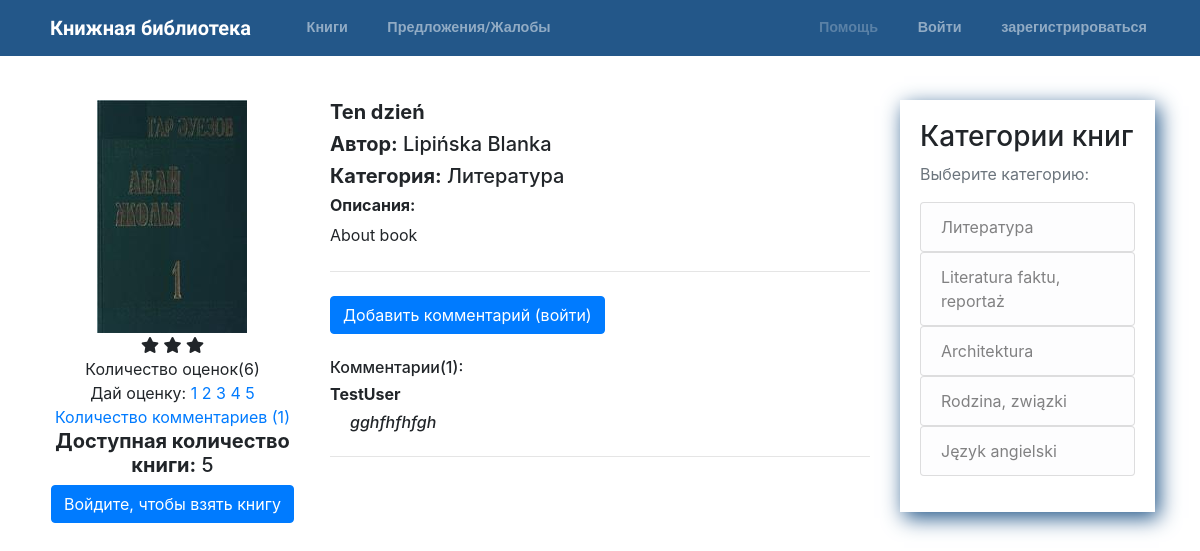
/book/ten-dzien, run on the app's committed database.
### books/models.py (models this page shows, shortened)
class Book(models.Model):
    id = models.BigAutoField(primary_key=True)
    title = models.CharField(max_length=300)
    slug = models.SlugField(unique=True)
    description = models.TextField(max_length=1000, default="About book")
    image = models.ImageField(
        default='default_book.png', upload_to='books_pics')
    author = models.CharField(max_length=100)
    book_amount = models.IntegerField()
    publish_date = models.DateField()
    number_of_pages = models.IntegerField()
    category = models.ForeignKey(Category, on_delete=models.PROTECT)
    last_rating = models.IntegerField(default=0)
    @property
    def actual_rating(self):
        list_of_stars = []
        for star in range(self.last_rating):
            list_of_stars.append(star)
        return list_of_stars

class Category(models.Model):
    id = models.BigAutoField(primary_key=True)
    category = models.CharField(max_length=50)
    slug = models.SlugField(unique=True)
    def __str__(self):
        return self.category
    class Meta:
        verbose_name_plural = "Categories"

class BookComment(models.Model):
    id = models.BigAutoField(primary_key=True)
    book = models.ForeignKey(
        Book, on_delete=models.CASCADE, related_name='comments')
    user = models.ForeignKey(User, on_delete=models.PROTECT)
    text = models.CharField(max_length=300)

### books/views.py (the view, shortened to what this page needs)
class BookDetailView(FormMixin, DetailView):
    model = Book
    form_class = CommentForm
    def get_context_data(self, **kwargs):
        context = super().get_context_data(**kwargs)
        context['form'] = self.get_form()
        context['comments'] = BookComment.objects.filter(
            book=self.object).order_by('-id')
        return context

### books/context_processors.py (called while the page is built)
def categories(request):
    return {
        'categories': Category.objects.all()
    }

### books/templates/books/book_detail.html
{% extends "base.html" %}
{% load crispy_forms_tags %}
{% block content %}
<div class="row">
    <div class="col-md-4 bookDetailLeftSide">
        <img class="bookImage" src="{{ book.image.url }}" alt=""> <br>
        {% if book.actual_rating %}
        {% for rate in book.actual_rating %}
        <span class="fa fa-star checked"></span>
        {% endfor %}
        <br>
        Количество оценок({{ book.reviews.count }})<br>
        {% else %}
        <br>
        <h6>Никто не оценил</h6>
        {% endif %}
        Дай оценку:
        {% if book.slug %}
        <a href="{% url 'rate_book' slug=book.slug rating=1 %}">1</a>
        <a href="{% url 'rate_book' slug=book.slug rating=2 %}">2</a>
        <a href="{% url 'rate_book' slug=book.slug rating=3 %}">3</a>
        <a href="{% url 'rate_book' slug=book.slug rating=4 %}">4</a>
        <a href="{% url 'rate_book' slug=book.slug rating=5 %}">5</a> <br>
            {% else %}
            <p style="color: red;">Invalid slug for this book</p>
            {% endif %}
        <a href="#commentBox">Количество комментариев ({{ book.comments.count }})</a>
        {% if book.book_amount > 0 %}
        <h5><strong>Доступная количество книги:</strong> {{ book.book_amount }}</h5>
        {% if user.is_authenticated %}
        <a href="{% url 'confirm_rent_view' slug=book.slug %}"><button class="btn btn-primary btn-xs">Взять</button></a>
        {% else %}
        <a href="{% url 'confirm_rent_view' slug=book.slug %}"><button class="btn btn-primary btn-xs">Войдите, чтобы взять
            книгу</button></a>
        {% endif %}
        {% else %}
        <h5><strong>Доступная количество книги : </strong>нету</h5>
        {% endif %} <br>
    </div>
    <div class="col-md-8">
        <h5><strong>{{ book.title }}</strong> </h5>
        <h5><strong>Автор:</strong> {{ book.author }}</h5>
        <h5><strong>Категория:</strong> {{ book.category }}</h5>
        <h6><strong>Описания:</strong> </h6>
        <p> {{ book.description }}</p>
        <hr class="my-4">
        <div id="commentBox">
            {% if user.is_authenticated %}
            <form method="post" class="formsWidth">
                {% csrf_token %}
                {{ form|crispy }}
                <button type="submit" class="btn btn-success">Добавить комментарий</button>
            </form>
            {% else %}
            <a href="{% url 'login_to_comment_redirect' slug=book.slug %}"><button class="btn btn-primary btn-xs">Добавить комментарий (войти)</button></a>
            {% endif %}
            {% if comments %}
            <br> <br>
            <h6>Комментарии({{ book.comments.count }}):</h6>
            {% for comment in comments %}
            <div>
                <h6><strong>{{ comment.user.username }}</strong></h6>
                <h6 class="comment_text">{{ comment.text }}</h6>
            </div>
            <hr class="my-4">
            {% endfor %}
            {% else %}
            <h6>Пока без комментариев</h6>
            {% endif %}
        </div>
    </div>
</div>
{% endblock content %}

### templates/base.html (shortened to what this page needs)
{% load static %}
<!DOCTYPE html>
<html lang="en">
<head>
    <link rel="stylesheet" href="{% static 'css/main.css' %}">
    <link rel="stylesheet" href="https://stackpath.bootstrapcdn.com/bootstrap/4.1.3/css/bootstrap.min.css"
>
    <link rel="stylesheet" href="https://cdnjs.cloudflare.com/ajax/libs/font-awesome/4.7.0/css/font-awesome.min.css">
    <link rel="stylesheet" href="https://use.fontawesome.com/releases/v5.4.2/css/all.css"
>
</head>
<header class="site-header">
    <nav class="navbar navbar-expand-md navbar-dark bg-steel fixed-top">
        <div class="container">
            <a class="navbar-brand mr-4" href="{% url 'home' %}"><img style="height:1.4em;" src="{% static 'icons/regal.png' %}"
                    alt=""> Книжная библиотека</a>
            <div class="collapse navbar-collapse" id="navbarToggle">
                <div class="navbar-nav mr-auto">
                    <a class="nav-item nav-link" href="{% url 'books' %}"><img src="{% static 'icons/book.png' %}" alt="">
                        Книги</a>
                    <a class="nav-item nav-link" href="{% url 'contact' %}"><img src="{% static 'icons/message.png' %}"
                        Предложения/Жалобы</a>
                </div>
                <div class="navbar-nav">
                    {% if user.is_authenticated %}
                    <a class="nav-item nav-link" href="{% url 'UserProfile' %}"><img src="{% static 'icons/profile.png' %}"
                            alt="">
                        Ваш аккаунт({{ user.username }})
                    </a>
                    <a class="nav-item nav-link" href="{% url 'logout' %}"><img src="{% static 'icons/logout.png' %}"
                            alt=""> Выйти</a>
                    {% else %}
                    <a class="disabled nav-item nav-link" href=""><img src="{% static 'icons/help.png' %}" alt="">
                        Помощь</a>
                    <a class="nav-item nav-link" href="{% url 'login' %}"><img src="{% static 'icons/login.png' %}" alt="">
                        Войти</a>
                    <a class="nav-item nav-link" href="{% url 'signup' %}"><img src="{% static 'icons/register.png' %}"
                            alt=""> зарегистрироваться</a>
                    {% endif %}
                </div>
            </div>
        </div>
    </nav>
</header>
<body>
    <main role="main" class="container pageContent">
        <div class="row">
            <div class="col-md-9">
                {% block content %}{% endblock %}
            </div>
            <div class="col-md-3">
                <div class="content-section">
                    <h3>Категории книг</h3>
                    <p class='text-muted'>Выберите категорию:
                        <ul class="list-group">
                            {% for category in categories %}
                            <a href="{% url 'category_books_view' slug=category.slug %}">
                                <li class="list-group-item list-group-item-light">{{ category }}</li>
                            </a>
                            {% endfor %}
                        </ul>
                    </p>
                </div>
            </div>
        </div>
    </main>
</body>
</html>

### static/css/main.css (style rules this page uses)
body { background: #fafafa; color: #333333; margin-top: 5rem; padding-bottom: 50px; }
.bg-steel { background-color: #235789; }
.navbar-nav { font-size: 0.9em; }
.navbar-brand { font-family: "Work Sans", sans-serif; font-weight: bold; }
.site-header .navbar-nav .nav-link { color: #cbd5db; font-weight: bold; font-family: "Roboto", sans-serif; margin-left: 20px; }
.content-section { box-shadow: 4px 6px 20px 0px #235789; padding: 20px; }
.pageContent { margin-top: 100px; }
.bookDetailLeftSide { text-align: center; }
.comment_text { font-style: italic; margin-left: 20px; }
.bookDetailLeftSide .bookImage { max-width: 200px; }
.bookImage { max-height: 300px; }

### data on the page
Book: image (picture), last_rating 3 (drawn), reviews.count "6", comments.count "1", book_amount "5", title "Ten dzień", author "Lipińska Blanka", category "Литература", description "About book"
BookComment: user.username "TestUser", text "gghfhfhfgh"
Category: category "Литература"
Category: category "Literatura faktu, reportaż"
Category: category "Architektura"
Category: category "Rodzina, związki"
Category: category "Język angielski"
